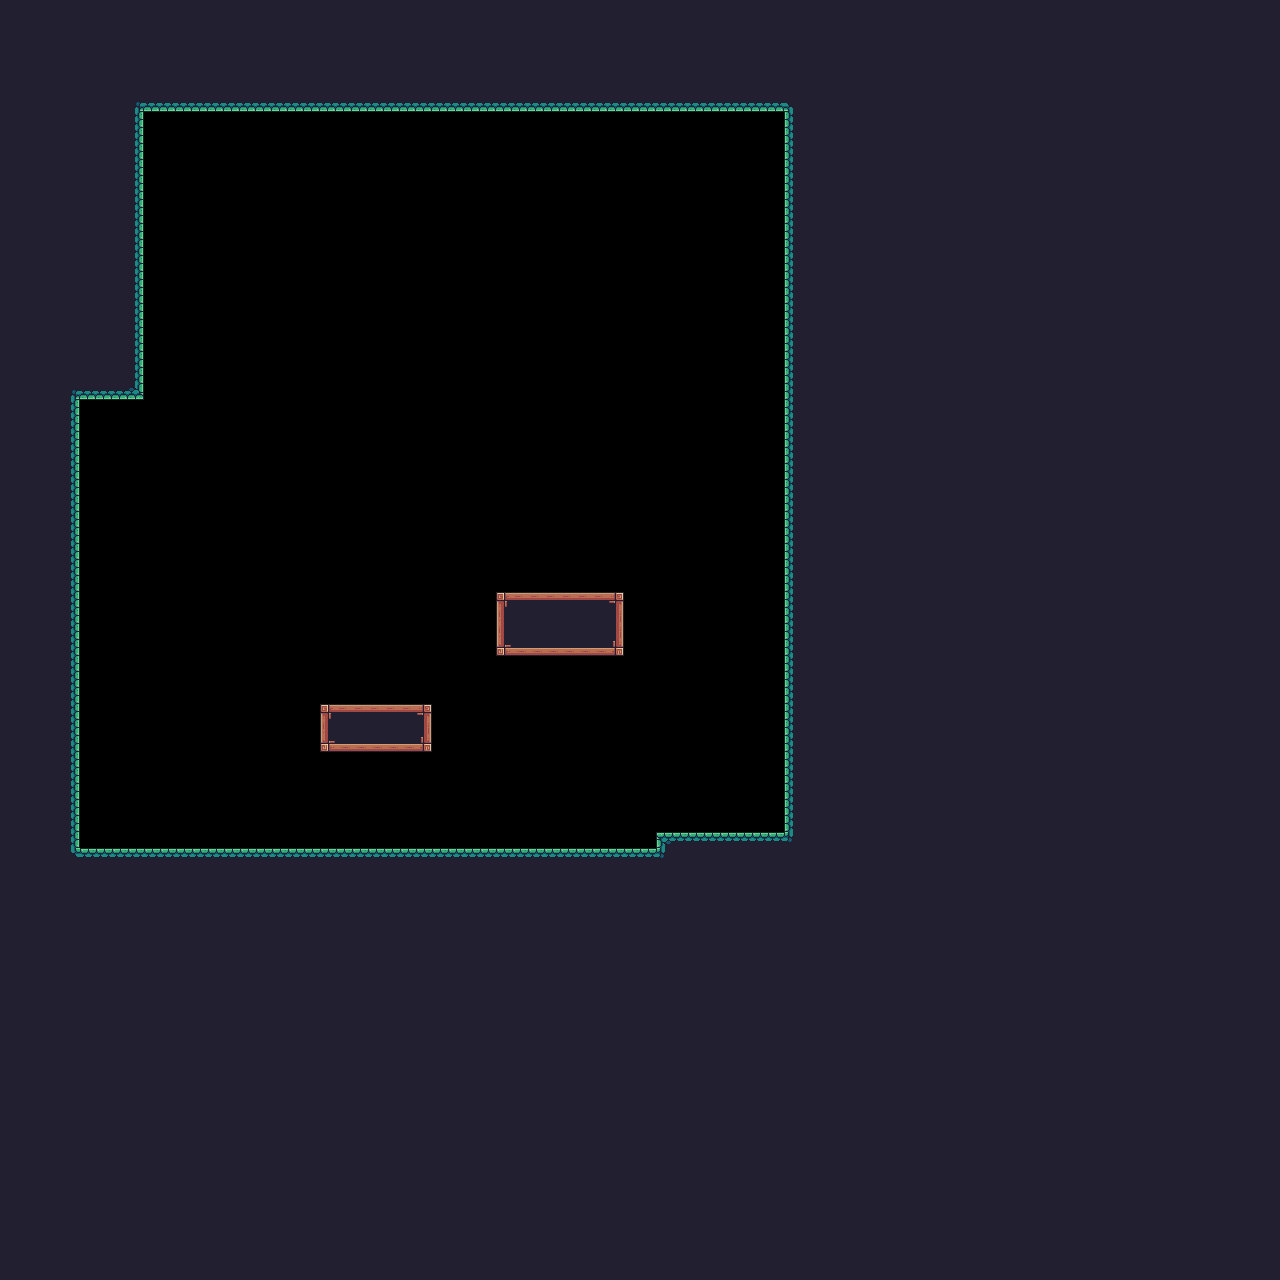

Tiled map render using the project's own tile images. Description and the map definition, with tile-layer contents summarised, below:
An orthogonal 80x80 tile map with 16x16 px tiles, 1 tile layer (blocks) and 16 objects.

<map version="1.2" tiledversion="1.3.3" orientation="orthogonal" renderorder="right-down" width="80" height="80" tilewidth="16" tileheight="16" infinite="0" nextlayerid="11" nextobjectid="235">
 <editorsettings>
  <export target="../src/assets/levels/level1_5.json" format="json" />
 </editorsettings>
 <tileset firstgid="1" name="TerrainTileset" tilewidth="16" tileheight="16" tilecount="242" columns="22">
  <image source="../src/assets/raw/Terrain/Terrain (16x16).png" width="352" height="176" />
 </tileset>
 <objectgroup id="8" name="trampolines" />
 <objectgroup id="5" name="player">
  <object id="13" x="122.679" y="600.824">
   <point />
  </object>
 </objectgroup>
 <objectgroup id="6" name="fruits">
  <object id="229" x="344.705" y="678.681">
   <point />
  </object>
  <object id="230" x="400.28" y="677.739">
   <point />
  </object>
  <object id="231" x="561.354" y="570.356">
   <point />
  </object>
  <object id="232" x="647.071" y="631.583">
   <point />
  </object>
  <object id="233" x="215.657" y="815.264">
   <point />
  </object>
 </objectgroup>
 <objectgroup id="7" name="spikes">
  <object id="224" x="510.119" y="811.818">
   <point />
  </object>
 </objectgroup>
 <objectgroup id="9" name="saws">
  <object id="228" x="496.359" y="589.195" width="124.338" height="63.1108" />
 </objectgroup>
 <objectgroup id="3" name="checkpoint">
  <object id="9" x="718.119" y="779.818">
   <point />
  </object>
 </objectgroup>
 <objectgroup id="2" name="boxes">
  <object id="1" gid="159" x="566.863" y="704.711" width="16" height="16" />
  <object id="2" gid="159" x="567.872" y="705.72" width="16" height="16" />
  <object id="3" gid="159" x="567.872" y="705.72" width="16" height="16" />
  <object id="5" gid="159" x="221.669" y="736" width="16" height="16" />
  <object id="6" gid="159" x="191.389" y="722.879" width="16" height="16" />
  <object id="7" gid="159" x="211.576" y="730.954" width="16" height="16" />
 </objectgroup>
 <layer id="1" name="blocks" width="80" height="80">
  <data>[6400 cells, 4509 non-empty, 20 distinct tile ids]</data>
 </layer>
 <objectgroup id="10" name="bottomLine">
  <object id="234" x="82.8253" y="861.613" width="745.427" height="40.2623" />
 </objectgroup>
</map>
